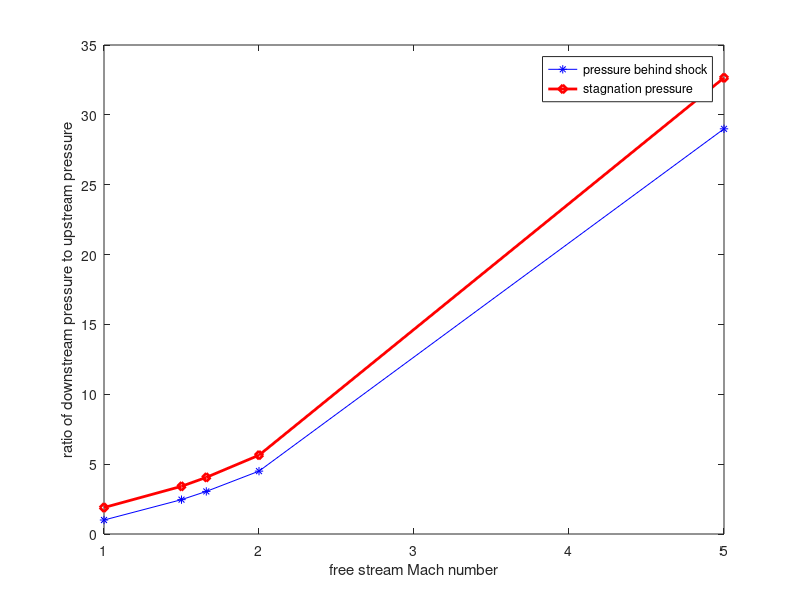

MATLAB code for this plot:
k=1.4; % gas ratio of specific heat capacity
Ma=[1 1.5 1.66 2 5] % 1:0.25:5; [1 1.66 2 5]; freestream Mach number
Ma2=((k-1).*Ma.^2+2)./(2*k.*Ma.^2-(k-1))
P2ToP1 = 2*k/(k+1)*Ma.^2 - (k-1)/(k+1)
P2starToP1= ((k+1)/2*Ma.^2) .^ (k/(k-1)) .* (2*k/(k+1) .* Ma.^2 - (k-1)/(k+1)) .^ (1/(1-k))

D=1; % radius of the blunt obstacle
rho2_to_rho1 = (k+1)*Ma.^2 ./ (2+(k-1)*Ma.^2)
delta=1.1*D./rho2_to_rho1
plot(Ma,P2ToP1,'b-*',Ma,P2starToP1,'r-d', 'LineWidth', 2);
xlabel('free stream Mach number');
ylabel('ratio of downstream pressure to upstream pressure');
legend('pressure behind shock', 'stagnation pressure', 'location', 'best');
